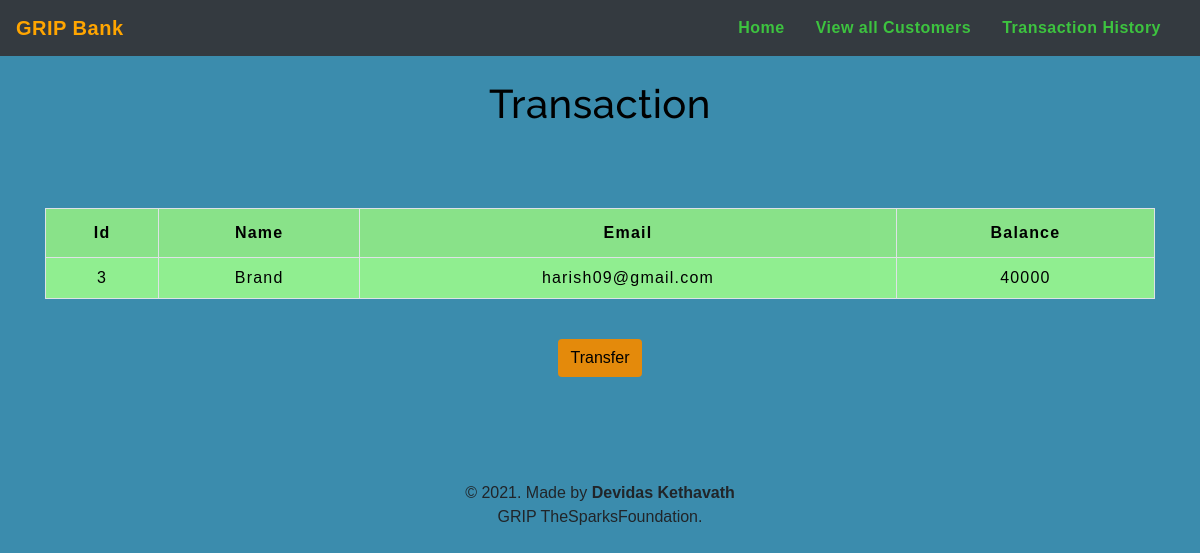
Screenshot of /user.php?id=3 with the database file from the repository.
### tables this page shows
CREATE TABLE `users` (
    `id` int(3) NOT NULL,
    `name` text NOT NULL,
    `email` varchar(30) NOT NULL,
    `balance` int(8) NOT NULL
);

### user.php (the view, shortened to what this page needs)
<!DOCTYPE html>
<html lang="en">
<head>
    <link rel="stylesheet" href="https://maxcdn.bootstrapcdn.com/bootstrap/4.0.0/css/bootstrap.min.css">
    <link rel="stylesheet" type="text/css" href="css/table.css">
    <link rel="stylesheet" type="text/css" href="css/navbar.css">
</head>
<body style="background-color : #3B8CAD ;">
    <?php
    include 'navbar.php';
    ?>
    <div class="container">
        <h2 class="text-center pt-4" style="color : black;">Transaction</h2><br><br>
        <?php
        include 'config.php';
        $sid = $_GET['id'];
        $sql = "SELECT * FROM  users where id=$sid";
        $result = mysqli_query($conn, $sql);
        $rows = mysqli_fetch_assoc($result);
        ?>
        <form method="post" name="tcredit" class="tabletext"><br>
            <div>
                <table class="table table-striped table-condensed table-bordered" style="background-color: lightgreen">
                    <tr style="color : black;">
                        <th class="text-center">Id</th>
                        <th class="text-center">Name</th>
                        <th class="text-center">Email</th>
                        <th class="text-center">Balance</th>
                    </tr>
                    <tr style="color : black;">
                        <td class="py-2"><?php echo $rows['id'] ?></td>
                        <td class="py-2"><?php echo $rows['name'] ?></td>
                        <td class="py-2"><?php echo $rows['email'] ?></td>
                        <td class="py-2"><?php echo $rows['balance'] ?></td>
                    </tr>
                </table>
            </div>
            <br>
            <a href="selecteduserdetail.php?id= <?php echo $rows['id']; ?>"><center> <button type="button" class="btn" style="background-color : #E48A0B;  "><div style="color:black" >Transfer</div></button></center></a>
        </form>
    </div>
<br><br>
    <footer class="text-center mt-5 py-2">
        <p>&copy 2021. Made by <b>Devidas Kethavath</b><br>GRIP TheSparksFoundation.</p>
    </footer>
</body>
</html>

### css/table.css (style rules this page uses)
* { padding: 0; margin: 0; box-sizing: border-box; font-family: sans-serif; }
h2 { font-size: 40px; }
table { letter-spacing: 1.2px; }
td { text-align: center; }
button { border:none; background: #eb6f6f; transition: 1s; }

### css/navbar.css (style rules this page uses)
h2 { color: #990000; letter-spacing: 0.5px; font-family: raleway; }

### user.php (style rules this page uses)
button { border: none; background: #d9d9d9; }

### rows the page displays
users: id "3", name "Brand", email "harish09@gmail.com", balance "40000"
